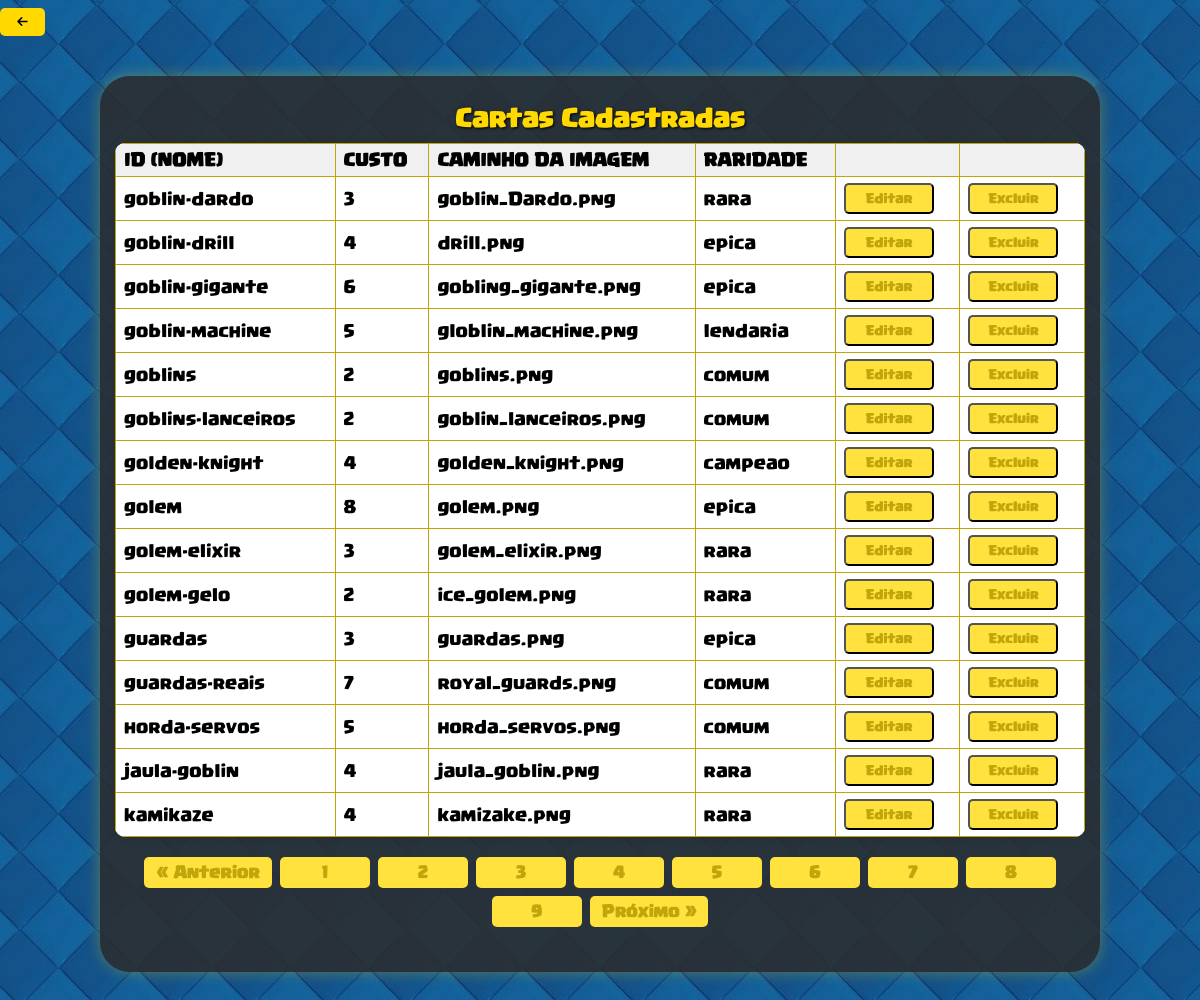
Page /cartas/listar-carta/listar-carta.php?pagina=5 (signed in) on the committed database.
### tables this page shows
CREATE TABLE `carta` (
  `id` varchar(20) NOT NULL,  
  `custo` int NOT NULL,
  `srcImagem` varchar(40) NOT NULL,
  `raridade` varchar(15) NOT NULL,
  PRIMARY KEY (`id`)
);

### src/Repositorio/CartaRepositorio.php (called while the page is built, shortened)
<?php
    class CartaRepositorio
    {
        private PDO $pdo;
        public function __construct(PDO $pdo)
        {
            $this->pdo = $pdo;
        }
        private function formarObjeto(array $dados): Carta
        {
            return new Carta($dados['id'], (int)$dados['custo'], $dados['srcImagem'], $dados['raridade']);
        }
        public function contarTodos()
        {
            $sql = "SELECT COUNT(*) FROM carta";
            $stmt = $this->pdo->query($sql);
            return (int) $stmt->fetchColumn();
        }
        public function buscarPaginado(int $limite, int $offset): array
        {
            $sql = "SELECT id, custo, srcImagem, raridade FROM carta LIMIT :limite OFFSET :offset";
            $stmt = $this->pdo->prepare($sql);
            $stmt->bindValue(':limite', $limite, PDO::PARAM_INT);
            $stmt->bindValue(':offset', $offset, PDO::PARAM_INT);
            $stmt->execute();
            $resultados = $stmt->fetchAll(PDO::FETCH_ASSOC);
            return array_map(fn($dados) => $this->formarObjeto($dados), $resultados);
        }
    }
?>

### src/paginacao.php (called while the page is built)
<?php
class Paginacao
{
    private int $totalItens;
    private int $itensPorPagina;
    private int $paginaAtual;
    public function __construct(int $totalItens, int $itensPorPagina, int $paginaAtual)
    {
        $this->totalItens = $totalItens;
        $this->itensPorPagina = $itensPorPagina;
        $this->paginaAtual = max(1, $paginaAtual);
    }
    public function getOffset(): int
    {
        return ($this->paginaAtual - 1) * $this->itensPorPagina;
    }
    public function getLimite(): int
    {
        return $this->itensPorPagina;
    }
    public function getTotalPaginas(): int
    {
        return (int) ceil($this->totalItens / $this->itensPorPagina);
    }
    public function getPaginaAtual(): int
    {
        return $this->paginaAtual;
    }
}
?>

### src/Modelo/carta.php (called while the page is built, shortened)
<?php
    class Carta
    {
        private string $id;
        private int $custoCarta;
        private string $caminhoCarta;
        private string $raridadeCarta;
        public function __construct(string $id, int $custoCarta, string $caminhoCarta, string $raridadeCarta){
            $this->id = $id;
            $this->custoCarta = $custoCarta;
            $this->raridadeCarta = $raridadeCarta;
            $this->caminhoCarta = $caminhoCarta;
        }
        public function getId(): string
        {
            return $this->id;
        }
        public function getCustoCarta(): int
        {
            return $this->custoCarta;
        }
        public function getRaridadeCarta(): string
        {
            return $this->raridadeCarta;
        }
        public function getCaminhoCarta(): string
        {
            return $this->caminhoCarta;
        }
    }
?>

### cartas/listar-carta/listar-carta.php (the view, shortened to what this page needs)
<?php
require __DIR__ . "/../../src/conexao-bd.php";
require_once __DIR__ . '/../../src/Repositorio/CartaRepositorio.php';
require_once __DIR__ . '/../../src/Modelo/carta.php';
require __DIR__ . "/../../src/paginacao.php";
$climite = 15;
$paginaAtual = isset($_GET['pagina']) ? (int) $_GET['pagina'] : 1;
$cartaRepositorio = new CartaRepositorio($pdo);
$totalCartas = $cartaRepositorio->contarTodos();
$paginacao = new Paginacao($totalCartas, $climite, $paginaAtual);
$cartas = $cartaRepositorio->buscarPaginado($paginacao->getLimite(), $paginacao->getOffset());
?>
<!DOCTYPE html>
<html lang="pt-br">
<head>
    <link rel="stylesheet" href="https://cdnjs.cloudflare.com/ajax/libs/font-awesome/6.4.0/css/all.min.css" />
    <link rel="stylesheet" href="../../css/listar.css" />
</head>
<body>
    <form action="../../administrar/administrar-carta.php">
        <button type="submit" id="botao-menu"><i class="fas fa-arrow-left"></i></button>
    </form>
    <div class="container-formulario">
        <div class="formulario">
            <h1 class="titulo">Cartas Cadastradas</h1>
            <div class="tabela">
                <table>
                    <thead>
                        <tr>
                            <th>ID (Nome)</th>
                            <th>Custo</th>
                            <th>Caminho da Imagem</th>
                            <th>Raridade</th>
                            <th> </th>
                            <th> </th>
                        </tr>
                    </thead>
                    <tbody>
                        <?php foreach ($cartas as $carta): ?>
                            <tr>
                                <td><?= htmlspecialchars($carta->getId()) ?></td>
                                <td><?= htmlspecialchars($carta->getCustoCarta()) ?></td>
                                <td><?= htmlspecialchars($carta->getCaminhoCarta()) ?></td>
                                <td><?= htmlspecialchars($carta->getRaridadeCarta()) ?></td>
                                <td>
                                    <form action="../atualizar-carta/atualizar-carta.php" method="POST">
                                        <button type="submit" class="botao-alterar">Editar</button>
                                    </form>
                                </td>
                                <td>
                                    <form action="../atualizar-carta/deletar-carta.php" method="post">
                                        <input type="submit" class="botao-alterar" value="Excluir">
                                    </form>
                                </td>
                            </tr>
                        <?php endforeach; ?>
                    </tbody>
                </table>
                <div class="paginacao" style="text-align:center; margin-top: 20px;">
                    <?php if ($paginacao->getPaginaAtual() > 1): ?>
                        <a href="?pagina=<?= $paginacao->getPaginaAtual() - 1 ?>" class="botao-pagina">« Anterior</a>
                    <?php endif; ?>
                    <?php for ($i = 1; $i <= $paginacao->getTotalPaginas(); $i++): ?>
                        <?php if ($i === $paginacao->getPaginaAtual()): ?>
                            <strong><?= $i ?></strong>
                        <?php else: ?>
                            <a href="?pagina=<?= $i ?>" class="botao-pagina"><?= $i ?></a>
                        <?php endif; ?>
                    <?php endfor; ?>
                    <?php if ($paginacao->getPaginaAtual() < $paginacao->getTotalPaginas()): ?>
                        <a href="?pagina=<?= $paginacao->getPaginaAtual() + 1 ?>" class="botao-pagina">Próximo »</a>
                    <?php endif; ?>
                </div>
            </div>
        </div>
    </div>
</body>
</html>

### css/listar.css (style rules this page uses)
html, body { height: 100%; margin: 0; padding: 0; overflow: hidden; background-position: center; background-image: url("../img/fundo-section.jpg"); font-family: fonteClash, sans-serif; color: rgb(255, 217, 0); font-size: 12px; }
.container-formulario { max-width: 1000px; width: 90%; margin: 40px auto; padding: 15px; background-color: rgba(44, 44, 44, 0.85); border-radius: 30px; color: rgb(255, 217, 0); box-shadow: 0 0 15px rgba(255, 217, 0, 0.3); box-sizing: border-box; display: flex; flex-direction: column; }
#botao-menu { margin: 8px 0; width: 45px; height: 28px; font-size: 12px; display: flex; justify-content: center; align-items: center; background-color: rgb(255, 217, 0); color: black; border: none; border-radius: 5px; cursor: pointer; flex-shrink: 0; }
.titulo { font-family: fonteClash; font-size: 20px; margin-bottom: 10px; text-align: center; color: rgb(255, 217, 0); text-shadow: 1px 1px 3px #000; flex-shrink: 0; }
table { width: 100%; min-width: 550px; border-collapse: collapse; font-family: fonteClash; font-size: 14px; color: #000000; background-color: #ffffff; border-radius: 10px; overflow: hidden; box-shadow: 0 0 8px rgba(0, 0, 0, 0.1); }
th, td { border: 1px solid rgb(192, 165, 11); padding: 6px 8px; text-align: left; vertical-align: middle; color: #000000; white-space: nowrap; }
th { background-color: #f0f0f0; font-weight: 900; text-transform: uppercase; }
.paginacao { margin-top: 20px; margin-bottom: 30px; text-align: center; display: flex; flex-wrap: wrap; justify-content: center; gap: 8px; white-space: normal; overflow-x: visible; }
.paginacao a.botao-pagina, .paginacao strong { padding: 6px 12px; background-color: rgb(255, 226, 62); color: rgb(192, 165, 11); border-radius: 5px; text-decoration: none; font-family: fonteClash; font-weight: bold; transition: background-color 0.3s ease; font-size: 13px; display: inline-block; min-width: 90px; text-align: center; box-sizing: border-box; }
.botao-alterar { padding: 6px 12px; background-color: rgb(255, 226, 62); color: rgb(192, 165, 11); border-radius: 5px; text-decoration: none; font-family: fonteClash; font-weight: bold; transition: background-color 0.3s ease; font-size: 10px; display: inline-block; min-width: 90px; text-align: center; box-sizing: border-box; }

### rows in the picture
carta: id "goblin-dardo", custo "3", srcImagem "goblin_Dardo.png", raridade "rara"
carta: id "goblin-drill", custo "4", srcImagem "drill.png", raridade "epica"
carta: id "goblin-gigante", custo "6", srcImagem "gobling_gigante.png", raridade "epica"
carta: id "goblin-machine", custo "5", srcImagem "globlin_machine.png", raridade "lendaria"
carta: id "goblins", custo "2", srcImagem "goblins.png", raridade "comum"
carta: id "goblins-lanceiros", custo "2", srcImagem "goblin_lanceiros.png", raridade "comum"
carta: id "golden-knight", custo "4", srcImagem "golden_knight.png", raridade "campeao"
carta: id "golem", custo "8", srcImagem "golem.png", raridade "epica"
carta: id "golem-elixir", custo "3", srcImagem "golem_elixir.png", raridade "rara"
carta: id "golem-gelo", custo "2", srcImagem "ice_golem.png", raridade "rara"
carta: id "guardas", custo "3", srcImagem "guardas.png", raridade "epica"
carta: id "guardas-reais", custo "7", srcImagem "royal_guards.png", raridade "comum"
carta: id "horda-servos", custo "5", srcImagem "horda_servos.png", raridade "comum"
carta: id "jaula-goblin", custo "4", srcImagem "jaula_goblin.png", raridade "rara"
carta: id "kamikaze", custo "4", srcImagem "kamizake.png", raridade "rara"
